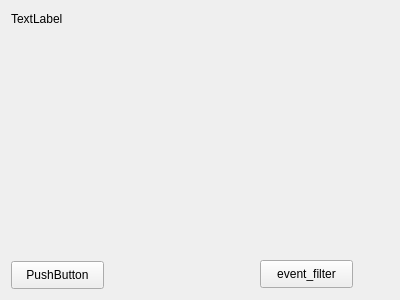
<?xml version="1.0" encoding="UTF-8"?>
<ui version="4.0">
 <class>MyWidget</class>
 <widget class="QWidget" name="MyWidget">
  <property name="geometry">
   <rect>
    <x>0</x>
    <y>0</y>
    <width>400</width>
    <height>300</height>
   </rect>
  </property>
  <property name="windowTitle">
   <string>MyWidget</string>
  </property>
  <widget class="MyLabel" name="label">
   <property name="geometry">
    <rect>
     <x>11</x>
     <y>11</y>
     <width>72</width>
     <height>16</height>
    </rect>
   </property>
   <property name="text">
    <string>TextLabel</string>
   </property>
  </widget>
  <widget class="MyButton" name="pushButton">
   <property name="geometry">
    <rect>
     <x>11</x>
     <y>261</y>
     <width>93</width>
     <height>28</height>
    </rect>
   </property>
   <property name="text">
    <string>PushButton</string>
   </property>
  </widget>
  <widget class="QPushButton" name="eventfilter">
   <property name="geometry">
    <rect>
     <x>260</x>
     <y>260</y>
     <width>93</width>
     <height>28</height>
    </rect>
   </property>
   <property name="text">
    <string>event_filter</string>
   </property>
  </widget>
 </widget>
 <layoutdefault spacing="6" margin="11"/>
 <customwidgets>
  <customwidget>
   <class>MyLabel</class>
   <extends>QLabel</extends>
   <header location="global">mylabel.h</header>
  </customwidget>
  <customwidget>
   <class>MyButton</class>
   <extends>QPushButton</extends>
   <header location="global">mybutton.h</header>
  </customwidget>
 </customwidgets>
 <resources/>
 <connections/>
</ui>
